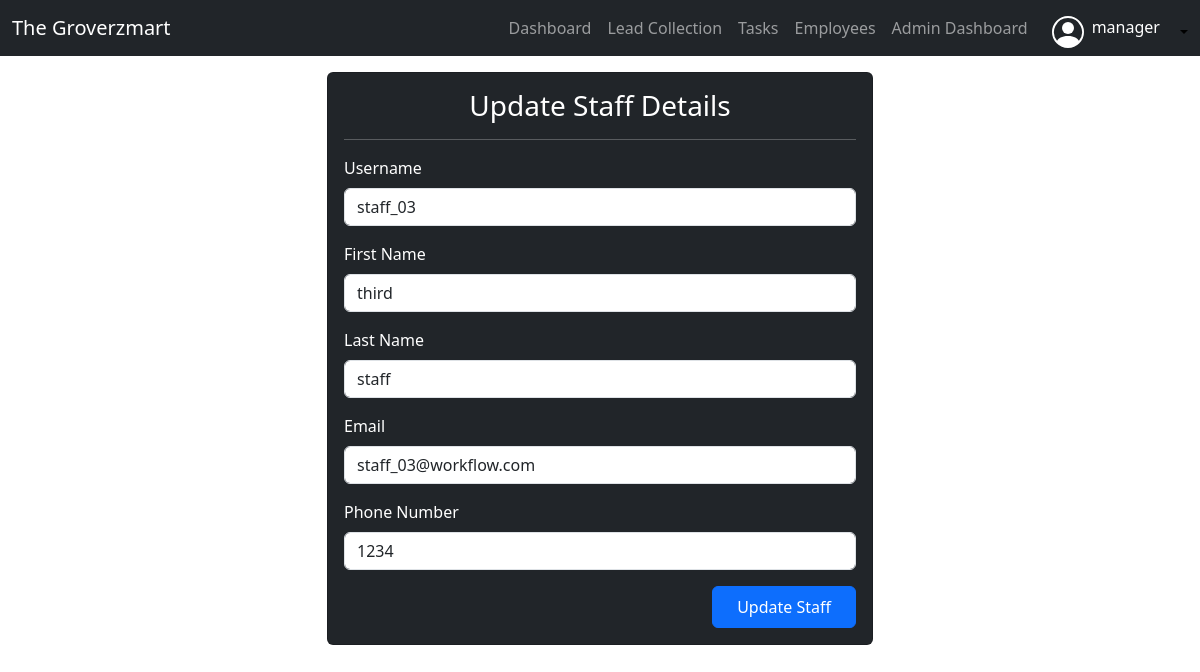
The app's page /update/staff/4/ (signed in), older data.
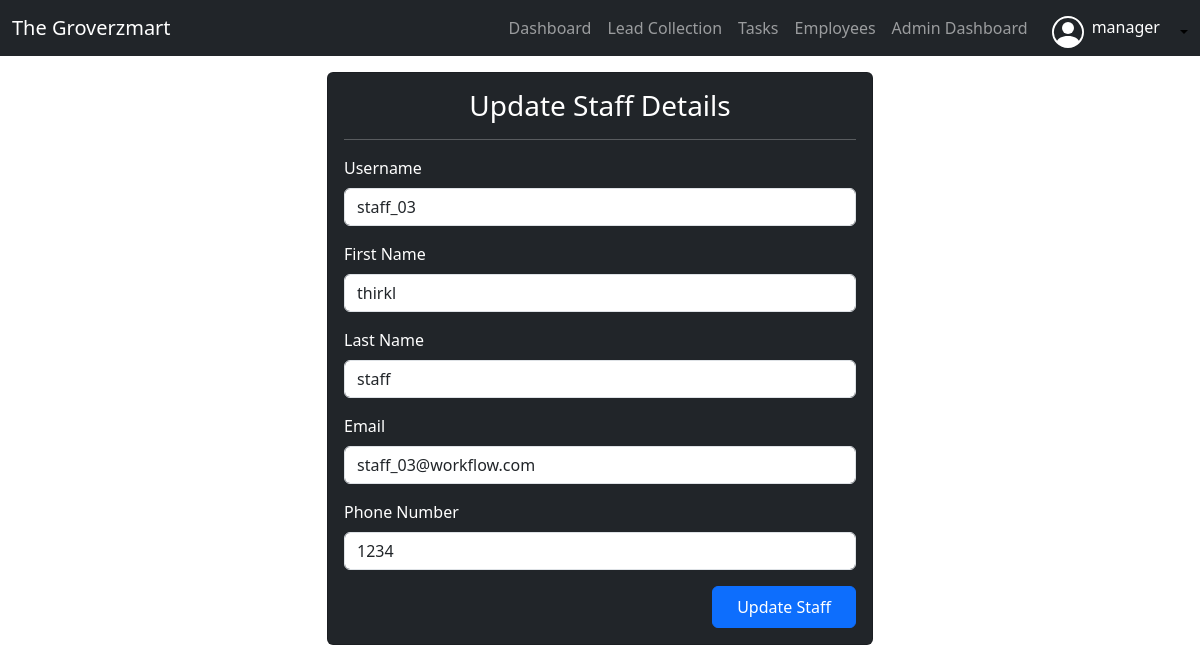
The same page, newer data.
### workflow_app/models.py (models this page shows, shortened)
class Staff(models.Model):
    user = models.OneToOneField(User, on_delete=models.CASCADE)
    first_name = models.CharField(max_length=255)
    last_name = models.CharField(max_length=255)
    email = models.EmailField(default="no-email@workflow.com")
    phone_number = models.CharField(max_length=255)

### workflow_app/views.py (the view, shortened to what this page needs)
# urls.py: path('update/staff/<id>/',update_staff,name='update_staff'),
@user_passes_test(is_superuser, login_url='access_denied')
def update_staff(request, id):
    staff = get_object_or_404(Staff, id=id)  # staff data before updating
    context = {
        'page_title': 'Update Staff Details',
        'staff': staff,
    }
    return render(request, 'staff/update_staff.html', context)

### workflow_app/views.py (called while the page is built)
def is_superuser(user):
    return user.is_superuser

### templates/staff/update_staff.html (shortened to what this page needs)
{% extends 'base.html' %}
{% block start %}
{% load static %}
<div class="container mt-3">
    <div class="row justify-content-center">
        <div class="col-md-6">
            <div class="card bg-dark text-white">
                <div class="card-body">
                    <form method="POST">
                        <h3 class="mb-3 text-center">Update Staff Details</h3>
                        <hr>
                        <div class="mb-3">
                            <label for="username" class="form-label">Username</label>
                            <input type="text" value="{{staff.user}}" required name="username" class="form-control">
                        </div>
                        <div class="mb-3">
                            <label for="first_name" class="form-label">First Name</label>
                            <input type="text" value="{{staff.first_name}}" required name="first_name" class="form-control">
                        </div>
                        <div class="mb-3">
                            <label for="last_name" class="form-label">Last Name</label>
                            <input type="text" value="{{staff.last_name}}" required name="last_name" class="form-control">
                        </div>
                        <div class="mb-3">
                            <label for="email" class="form-label">Email</label>
                            <input type="email" value="{{staff.email}}" required name="email" class="form-control">
                        </div>
                        <div class="mb-3">
                            <label for="phone_number" class="form-label">Phone Number</label>
                            <input type="number" value="{{staff.phone_number}}" required name="phone_number" class="form-control">
                        </div>
                        <div class="d-flex justify-content-end">
                            <button type="submit" class="btn btn-primary"
                                style="--bs-btn-padding-y: .5rem; --bs-btn-padding-x: 1.5rem; --bs-btn-font-size: 1rem;">Update Staff</button>
                        </div>
                    </form>
                </div>
            </div>
        </div>
    </div>
</div>
{% endblock %}

Row changes from the older to the newer data that the page shows:
changed Staff "staff": first_name "third" → "thirkl"
